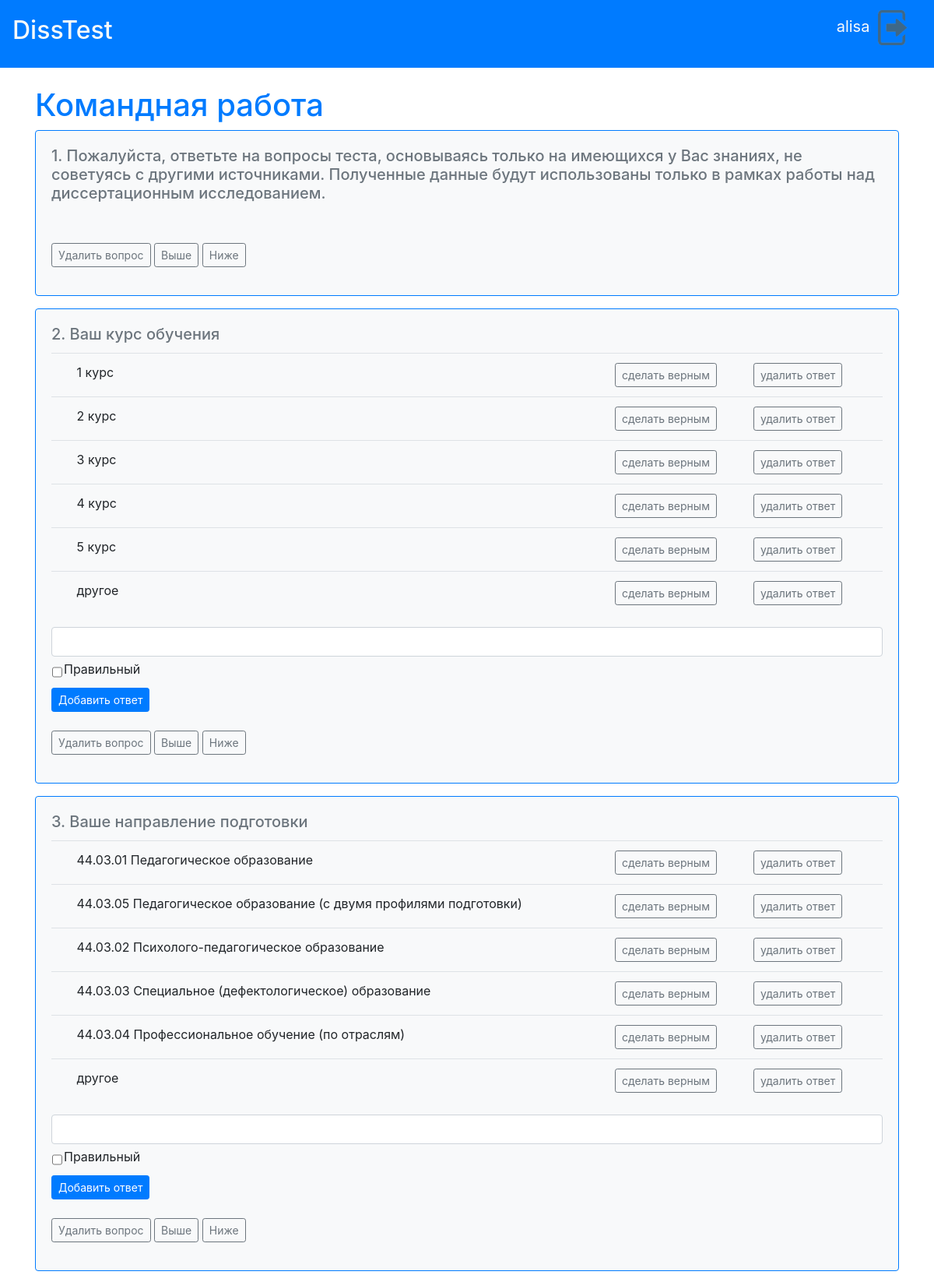
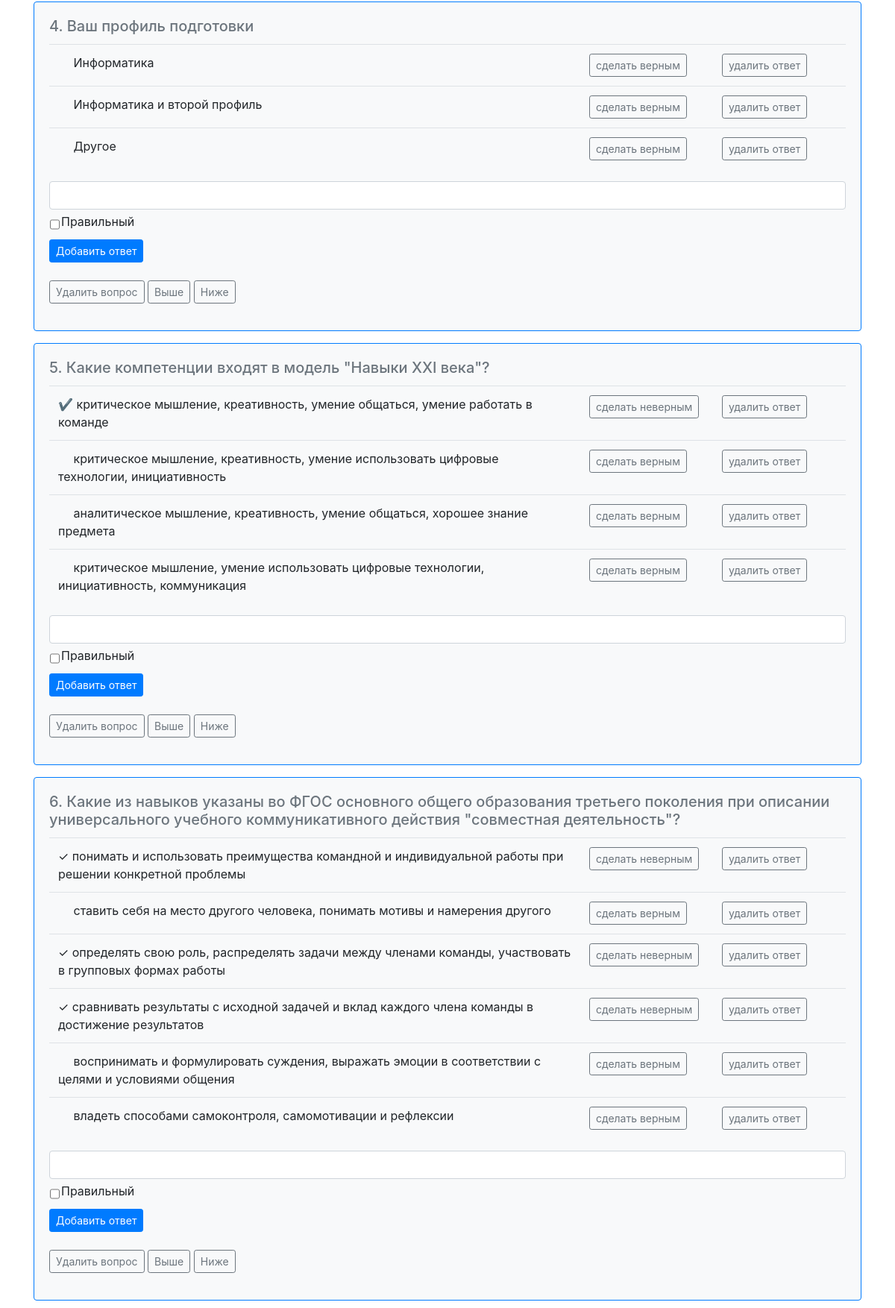
Screenshot of /poll/1 (signed in, upper part) with the database file from the repository (2 pictures, top to bottom).
### data/users.py (models this page shows, shortened)
class User(SqlAlchemyBase, UserMixin):
    __tablename__ = 'users'
    id = sqlalchemy.Column(sqlalchemy.Integer,
                           primary_key=True, autoincrement=True)
    name = sqlalchemy.Column(sqlalchemy.String, nullable=False)
    hashed_password = sqlalchemy.Column(sqlalchemy.String, nullable=False)
    polls = orm.relation("Poll", back_populates='user')

### data/polls.py (models this page shows, shortened)
class Poll(SqlAlchemyBase):
    __tablename__ = 'polls'
    id = sqlalchemy.Column(sqlalchemy.Integer,
                           primary_key=True, autoincrement=True)
    title = sqlalchemy.Column(sqlalchemy.String, nullable=False)
    ref = sqlalchemy.Column(sqlalchemy.String, unique=True, nullable=True)
    user_id = sqlalchemy.Column(sqlalchemy.Integer,
                                sqlalchemy.ForeignKey("users.id"))
    user = orm.relation('User')
    questions = orm.relation("Question", back_populates='poll')
    results = orm.relation("Result", back_populates='poll')

### data/questions.py (models this page shows)
class Question(SqlAlchemyBase):
    __tablename__ = 'questions'
    id = sqlalchemy.Column(sqlalchemy.Integer,
                           primary_key=True, autoincrement=True)
    text = sqlalchemy.Column(sqlalchemy.String, nullable=False)
    type_id = sqlalchemy.Column(sqlalchemy.Integer,
                                sqlalchemy.ForeignKey("types.id"))
    number = sqlalchemy.Column(sqlalchemy.Integer)
    mix = sqlalchemy.Column(sqlalchemy.Boolean, nullable=False)
    type = orm.relation('Type')
    poll_id = sqlalchemy.Column(sqlalchemy.Integer,
                                sqlalchemy.ForeignKey("polls.id"))
    poll = orm.relation('Poll')
    answers = orm.relation("Answer", back_populates='question')
    def __lt__(self, other):
        return self.number < other.number

### data/answers.py (models this page shows)
class Answer(SqlAlchemyBase):
    __tablename__ = 'answers'
    id = sqlalchemy.Column(sqlalchemy.Integer,
                           primary_key=True, autoincrement=True)
    text = sqlalchemy.Column(sqlalchemy.String, nullable=False)
    right = sqlalchemy.Column(sqlalchemy.Boolean, nullable=True)
    question_id = sqlalchemy.Column(sqlalchemy.Integer,
                                sqlalchemy.ForeignKey("questions.id"))
    question = orm.relation('Question')

### main.py (the view, shortened to what this page needs)
@app.route("/poll/<int:id>", methods=['GET', 'POST'])
@login_required
def question_page(id):
    db_sess = db_session.create_session()
    poll = db_sess.query(Poll).filter(Poll.id == id).first()
    questions = poll.questions
    form = None
    if id:
        types = [type.name for type in db_sess.query(Type).all()]
        form = QuestionForm()
        form.type.choices = types
        answer_form = AnswerForm()
    return render_template("poll.html",
                           title=poll.title,
                           poll=poll,
                           questions=sorted(questions),
                           form=[form,answer_form],
                           message=['','',''])

### forms/poll.py
class QuestionForm(FlaskForm):
    id = StringField()
    text = TextAreaField('Вопрос', validators=[DataRequired()])
    mix = BooleanField(label='Перемешивать ответы', default=True)
    type = RadioField('Типы вопросов', validators=[DataRequired()])
    submit = SubmitField('Добавить вопрос')

class AnswerForm(FlaskForm):
    id = StringField()
    question = StringField()
    text = StringField('Ответ', validators=[DataRequired()])
    right = BooleanField('Правильный')
    submit = SubmitField('Добавить ответ')

### data/db_session.py (called while the page is built)
def create_session() -> Session:
    global __factory
    return __factory()

### main.py (called while the page is built)
@login_manager.user_loader
def load_user(user_id):
    db_sess = db_session.create_session()
    return db_sess.query(User).get(user_id)

### templates/poll.html (shortened to what this page needs)
{% extends "base.html" %}
{% block content %}
    {% if poll %}
        <h1 class="text-primary">{{poll.title}}</h1>
        {% for item in questions%}
            <div class="card border-primary bg-light mb-3">
              <div class="card-body">
                <h5 class="card-title fw-bold text-secondary">{{ item.number }}. {{item.text}}</h5>
                  <table class="table">
                  {% for answer in item.answers %}
                      <tr>
                          <td class="col-md-8">
                        {% if answer.right %}
                              {% if item.type.name == 'С одним ответом' %}
                                &#10004;
                              {% else %}
                                &#10003;
                              {% endif %}
                        {% else %}
                            &emsp;
                        {% endif %}
                        {{ answer.text }}
                          </td>
                          <td class="col-md-2">
                               <a href="/answer_change/{{poll.id}}/{{item.id}}/{{answer.id}}" class="btn btn-outline-secondary btn-sm">
                                    {% if answer.right %}
                                        сделать неверным
                                   {% else %}
                                         сделать верным
                                    {% endif %}
                               </a>
                          </td>
                          <td class="col-md-2">
                               <a href="/answer_delete/{{poll.id}}/{{item.id}}/{{answer.id}}" class="btn btn-outline-secondary btn-sm">удалить ответ</a>
                          </td>
                      </tr>
                  {% endfor %}
                  </table>
                  {% if item.type.name != 'Без ответов' %}
                       <form name = answer action="" method="post">
                        {{ form[1].text(class="form-control") }}
                            <table>
                                <tr>
                                    <td> {{ form[1].right(class="form-control") }} </td>
                                    <td>{{ form[1].right.label }}</td>
                                </tr>
                            </table>
                        {{ form[1].submit(type="submit", class="btn btn-primary btn-sm") }}
                       </form>
                  {% endif %}
                <br>
                 <p> <a href="/question_delete/{{poll.id}}/{{ item.id }}" class="btn btn-outline-secondary btn-sm">Удалить вопрос</a>
                  <a href="/question_locate/{{poll.id}}/{{ item.id }}/up" class="btn btn-outline-secondary btn-sm">Выше</a>
                  <a href="/question_locate/{{poll.id}}/{{ item.id }}/down" class="btn btn-outline-secondary btn-sm">Ниже</a></p>
              </div>
            </div>
        {% endfor %}
    {% endif %}
{% endblock %}

### templates/base.html (shortened to what this page needs)
<!doctype html>
<html lang="en">
<head>
    <link rel="stylesheet"
          href="https://stackpath.bootstrapcdn.com/bootstrap/4.4.1/css/bootstrap.min.css"
>
</head>
<body>
<header>
    <nav class="navbar text-light bg-primary">
        <a class="navbar-brand text-light" href="/"><h2>DissTest</h2></a>
        {% if current_user.is_authenticated %}
        <p class="navbar-brand">
            {{current_user.name}}
            <a href="/logout">
                <img src="{{ url_for('static', filename='images/out.png') }}" height="45"/>
            </a>
        </p>
        {% else %}
            <p>
                <a class="btn btn-primary " href="/register">Зарегистрироваться</a>
                <a class="btn btn-success" href="/login">Войти</a>
            </p>
        {% endif %}
    </nav>
</header>
<br>
<main role="main" class="container">
    {% block content %}{% endblock %}
</main>
</body>
</html>

### rows the page displays
User: name "alisa"
Poll: title "Командная работа"
Question: number "1", text "Пожалуйста, ответьте на вопросы теста, основываясь только на имеющихся у Вас знаниях, не советуясь с другими источниками. Полученные данные будут использованы только в рамках работы над диссертационным исследованием."
Question: number "2", text "Ваш курс обучения", form "Правильный"
Answer: text "1 курс", right "сделать верным"
Answer: text "2 курс", right "сделать верным"
Answer: text "3 курс", right "сделать верным"
Answer: text "4 курс", right "сделать верным"
Answer: text "5 курс", right "сделать верным"
Answer: text "другое", right "сделать верным"
Question: number "3", text "Ваше направление подготовки", form "Правильный"
Answer: text "44.03.01 Педагогическое образование", right "сделать верным"
Answer: text "44.03.05 Педагогическое образование (с двумя профилями подготовки)", right "сделать верным"
Answer: text "44.03.02 Психолого-педагогическое образование", right "сделать верным"
Answer: text "44.03.03 Специальное (дефектологическое) образование", right "сделать верным"
Answer: text "44.03.04 Профессиональное обучение (по отраслям)", right "сделать верным"
Answer: text "другое", right "сделать верным"
Question: number "4", text "Ваш профиль подготовки", form "Правильный"
Answer: text "Информатика", right "сделать верным"
Answer: text "Информатика и второй профиль", right "сделать верным"
Answer: text "Другое", right "сделать верным"
Question: number "5", text "Какие компетенции входят в модель \"Навыки XXI века\"?", form "Правильный"
Answer: text "критическое мышление, креативность, умение общаться, умение работать в команде", right "сделать неверным"
Answer: text "критическое мышление, креативность, умение использовать цифровые технологии, инициативность", right "сделать верным"
Answer: text "аналитическое мышление, креативность, умение общаться, хорошее знание предмета", right "сделать верным"
Answer: text "критическое мышление, умение использовать цифровые технологии, инициативность, коммуникация", right "сделать верным"
Question: number "6", text "Какие из навыков указаны во ФГОС основного общего образования третьего поколения при описании универсального учебного коммуникативного действия \"совместная деятельность\"?", form "Правильный"
Answer: text "понимать и использовать преимущества командной и индивидуальной работы при решении конкретной проблемы", right "сделать неверным"
Answer: text "ставить себя на место другого человека, понимать мотивы и намерения другого", right "сделать верным"
Answer: text "определять свою роль, распределять задачи между членами команды, участвовать в групповых формах работы", right "сделать неверным"
Answer: text "сравнивать результаты с исходной задачей и вклад каждого члена команды в достижение результатов", right "сделать неверным"
Answer: text "воспринимать и формулировать суждения, выражать эмоции в соответствии с целями и условиями общения", right "сделать верным"
Answer: text "владеть способами самоконтроля, самомотивации и рефлексии", right "сделать верным"
